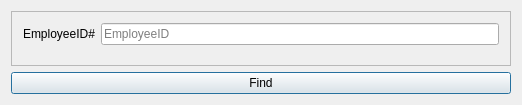
<?xml version="1.0" encoding="UTF-8"?>
<ui version="4.0">
 <class>FindEmployeeDialog</class>
 <widget class="QDialog" name="FindEmployeeDialog">
  <property name="geometry">
   <rect>
    <x>0</x>
    <y>0</y>
    <width>522</width>
    <height>105</height>
   </rect>
  </property>
  <property name="windowTitle">
   <string>FindEmployeeDialog</string>
  </property>
  <layout class="QGridLayout" name="gridLayout">
   <item row="0" column="0">
    <widget class="QFrame" name="frame">
     <property name="frameShape">
      <enum>QFrame::StyledPanel</enum>
     </property>
     <property name="frameShadow">
      <enum>QFrame::Raised</enum>
     </property>
     <layout class="QFormLayout" name="formLayout">
      <item row="0" column="0">
       <widget class="QLabel" name="label">
        <property name="text">
         <string>EmployeeID#</string>
        </property>
       </widget>
      </item>
      <item row="0" column="1">
       <widget class="QLineEdit" name="empIDlineEdit">
        <property name="placeholderText">
         <string>EmployeeID</string>
        </property>
       </widget>
      </item>
     </layout>
    </widget>
   </item>
   <item row="1" column="0">
    <widget class="QPushButton" name="empFindButton">
     <property name="text">
      <string>Find</string>
     </property>
    </widget>
   </item>
  </layout>
 </widget>
 <layoutdefault spacing="6" margin="11"/>
 <resources/>
 <connections/>
</ui>
